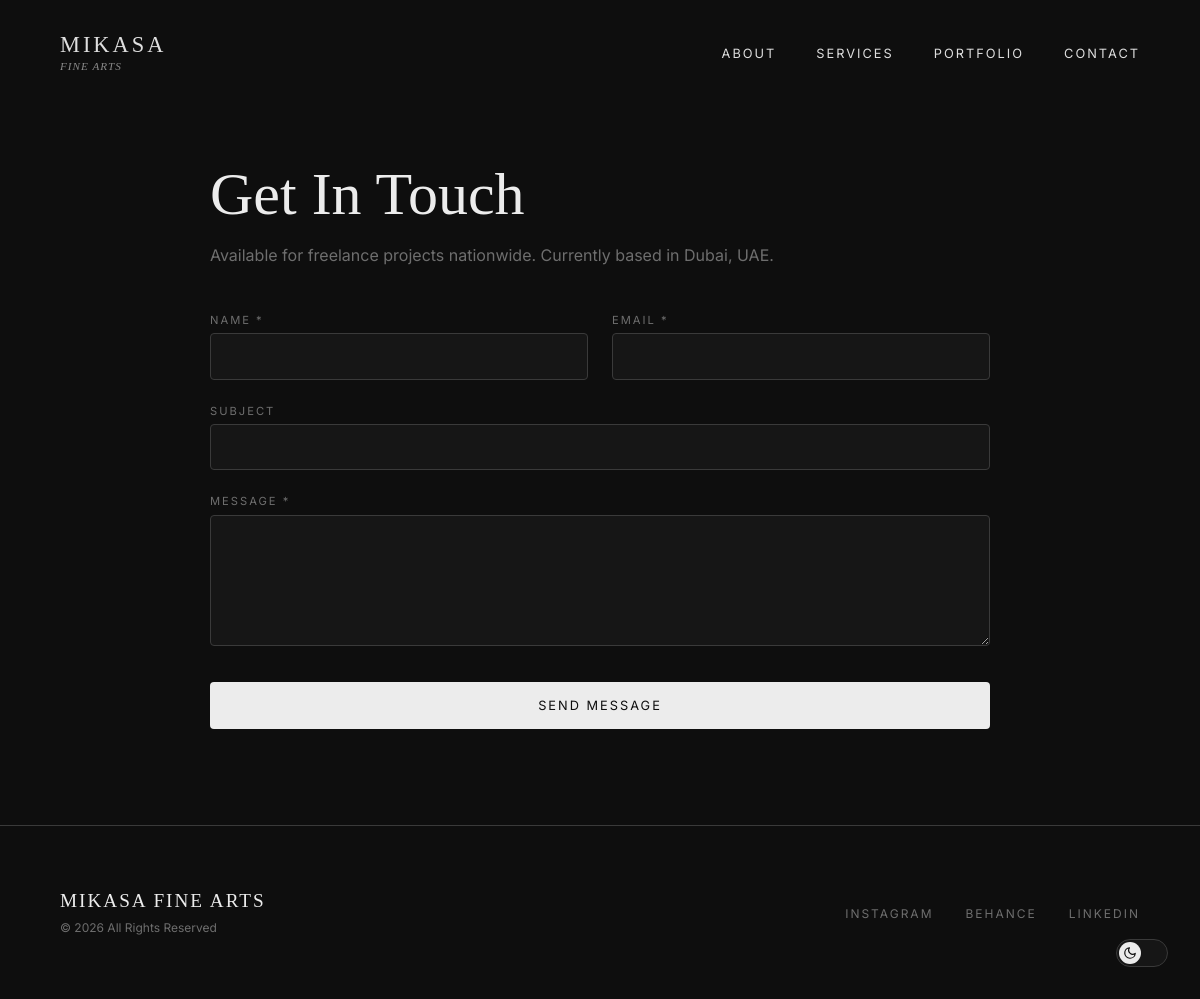
The page /contact.php on the database its author committed.
### tables this page shows
CREATE TABLE IF NOT EXISTS social_links (
    id INT AUTO_INCREMENT PRIMARY KEY,
    platform_name VARCHAR(50),
    url VARCHAR(255),
    sort_order INT DEFAULT 0
);

### config.php (called while the page is built, shortened)
<?php
function getAllSettings($pdo) {
    $stmt = $pdo->query("SELECT setting_key, setting_value FROM settings");
    $settings = [];
    while ($row = $stmt->fetch()) {
        $settings[$row['setting_key']] = $row['setting_value'];
    }
    return $settings;
}

### contact.php (the view, shortened to what this page needs)
<?php require_once 'config.php';
$s = getAllSettings($pdo);
$socials = $pdo->query("SELECT * FROM social_links ORDER BY sort_order")->fetchAll();
$success = false;
?>
<!DOCTYPE html>
<html lang="en">
<head>
    <link rel="stylesheet" href="assets/css/styles.css">
</head>
<body>
    <nav>
        <a href="index.php" class="logo">Mikasa<em>Fine Arts</em></a>
        <ul class="nav-links">
            <li><a href="index.php#about">About</a></li>
            <li><a href="index.php#services">Services</a></li>
            <li><a href="index.php#portfolio">Portfolio</a></li>
            <li><a href="contact.php">Contact</a></li>
        </ul>
    </nav>
    <main class="contact-page">
        <h1>Get In Touch</h1>
        <p class="sub"><?= htmlspecialchars($s['cta_desc'] ?? 'Available for freelance projects worldwide.') ?></p>
        <?php if (!$success): ?>
        <form method="POST" class="contact-form">
            <div><label>Name *</label><input type="text" name="name" required></div>
            <div><label>Email *</label><input type="email" name="email" required></div>
            <div class="full"><label>Subject</label><input type="text" name="subject"></div>
            <div class="full"><label>Message *</label><textarea name="message" rows="6" required></textarea></div>
            <button type="submit" class="contact-submit">Send Message</button>
        </form>
        <?php endif; ?>
    </main>
    <footer>
        <div class="footer-inner">
            <div class="footer-left">
                <span class="footer-brand"><?= htmlspecialchars($s['footer_brand'] ?? 'Mikasa Fine Arts') ?></span>
                <span class="footer-copy"><?= htmlspecialchars($s['footer_copy'] ?? '') ?></span>
            </div>
            <ul class="footer-links">
                <?php foreach ($socials as $social): ?>
                    <li><a href="<?= htmlspecialchars($social['url']) ?>" target="_blank"><?= htmlspecialchars($social['platform_name']) ?></a></li>
                <?php endforeach; ?>
            </ul>
        </div>
    </footer>
    <button class="theme-toggle" id="theme-toggle" aria-label="Toggle theme">
        <div class="theme-toggle-knob">
            <svg class="icon-moon" viewBox="0 0 24 24"><path d="M21 12.79A9 9 0 1 1 11.21 3 7 7 0 0 0 21 12.79z"/></svg>
        </div>
    </button>
</body>
</html>

### assets/css/styles.css (style rules this page uses)
:root { --dark: #0e0e0e; --dark-2: #161616; --dark-3: #1c1c1c; --light: #ececec; --light-2: #d4d4d4; --gray: #6e6e6e; --gray-light: #3a3a3a; --font-heading: 'Playfair Display', serif; --font-body: 'Inter', sans-serif; --ease: cubic-bezier(0.16, 1, 0.3, 1); }
*, *::before, *::after { margin: 0; padding: 0; box-sizing: border-box; }
html { scroll-behavior: smooth; }
body { background-color: var(--dark); color: var(--light); font-family: var(--font-body); -webkit-font-smoothing: antialiased; -moz-osx-font-smoothing: grayscale; overflow-x: hidden; transition: background-color 0.6s ease, color 0.6s ease; }
h1, h2, h3, h4, h5, h6 { font-family: var(--font-heading); font-weight: 400; }
a { color: inherit; text-decoration: none; }
nav { position: fixed; top: 0; width: 100%; padding: 2rem 5vw; display: flex; justify-content: space-between; align-items: center; z-index: 502; mix-blend-mode: difference; }
.logo { font-family: var(--font-heading); font-size: 1.4rem; letter-spacing: 3px; text-transform: uppercase; color: var(--light); }
.logo em { font-style: italic; font-weight: 400; opacity: 0.6; font-size: 0.7rem; letter-spacing: 1px; display: block; margin-top: 2px; }
.nav-links { display: flex; gap: 2.5rem; list-style: none; }
.nav-links a { font-size: 0.8rem; letter-spacing: 2px; text-transform: uppercase; color: var(--light); position: relative; padding-bottom: 4px; }
.nav-links a::after { content: ''; position: absolute; bottom: 0; left: 0; width: 0; height: 1px; background: var(--light); transition: width 0.4s var(--ease); }
footer { padding: 4rem 5vw; border-top: 1px solid var(--gray-light); }
.footer-inner { max-width: 1400px; margin: 0 auto; display: flex; justify-content: space-between; align-items: center; }
.footer-left { display: flex; flex-direction: column; gap: 0.5rem; }
.footer-brand { font-family: var(--font-heading); font-size: 1.2rem; letter-spacing: 2px; text-transform: uppercase; }
.footer-copy { font-size: 0.75rem; color: var(--gray); }
.footer-links { display: flex; gap: 2rem; list-style: none; }
.footer-links a { font-size: 0.75rem; letter-spacing: 2px; text-transform: uppercase; color: var(--gray); transition: color 0.3s ease; }
.theme-toggle { position: fixed; bottom: 2rem; right: 2rem; z-index: 600; width: 52px; height: 28px; border-radius: 50px; border: 1px solid var(--gray-light); background: var(--dark-2); cursor: pointer; padding: 0; display: flex; align-items: center; transition: background 0.4s ease, border-color 0.4s ease; overflow: hidden; }
.theme-toggle-knob { width: 22px; height: 22px; border-radius: 50%; background: var(--light); margin-left: 2px; transition: transform 0.5s cubic-bezier(0.68, -0.55, 0.265, 1.55), background 0.4s ease; display: flex; align-items: center; justify-content: center; position: relative; }
.theme-toggle-knob .icon-sun, .theme-toggle-knob .icon-moon { position: absolute; width: 14px; height: 14px; transition: opacity 0.3s ease, transform 0.4s ease; }
.theme-toggle-knob .icon-moon { opacity: 1; transform: rotate(0deg) scale(1); }
.theme-toggle-knob svg { stroke: var(--dark); fill: none; stroke-width: 2; stroke-linecap: round; stroke-linejoin: round; }

### contact.php (style rules this page uses)
.contact-page { padding: 10rem 5vw 6rem; max-width: 900px; margin: 0 auto; }
.contact-page h1 { font-size: clamp(2.5rem, 5vw, 4rem); margin-bottom: 1rem; color: var(--light); }
.contact-page .sub { color: var(--gray); font-size: 1rem; margin-bottom: 3rem; }
.contact-form { display: grid; grid-template-columns: 1fr 1fr; gap: 1.5rem; }
.contact-form .full { grid-column: span 2; }
.contact-form label { display: block; font-size: 0.7rem; letter-spacing: 2px; text-transform: uppercase; color: var(--gray); margin-bottom: 0.4rem; }
.contact-form input, .contact-form textarea { width: 100%; padding: 0.85rem 1rem; background: var(--dark-2); border: 1px solid var(--gray-light); border-radius: 4px; color: var(--light); font-family: var(--font-body); font-size: 0.9rem; resize: vertical; }
.contact-submit { grid-column: span 2; padding: 1rem 3rem; background: var(--light); color: var(--dark); border: none; font-family: var(--font-body); font-size: 0.8rem; letter-spacing: 2px; text-transform: uppercase; cursor: pointer; border-radius: 4px; transition: background 0.3s ease; margin-top: 0.5rem; }

### rows shown on the page
social_links: platform_name "INSTAGRAM"
social_links: platform_name "BEHANCE"
social_links: platform_name "LINKEDIN"

### other values the page prints
$s['cta_desc'] "Available for freelance projects nationwide. Currently based in Dubai, UAE."
$s['footer_brand'] "MIKASA FINE ARTS"
$s['footer_copy'] "© 2026 All Rights Reserved"
